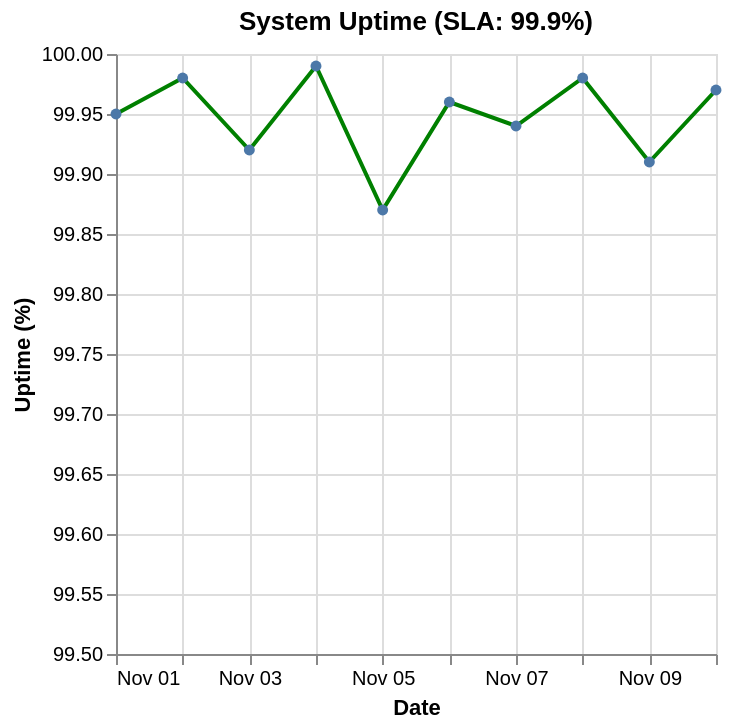

Specify this chart in Vega-Lite:
### Vega-Lite specification from a JSON file in a GitHub repository (floating-point values rounded to 4 significant figures)
{"$schema": "https://vega.github.io/schema/vega-lite/v6.json", "description": "System uptime monitoring", "data": {"values": [{"date": "2024-11-01", "uptime": 99.95}, {"date": "2024-11-02", "uptime": 99.98}, {"date": "2024-11-03", "uptime": 99.92}, {"date": "2024-11-04", "uptime": 99.99}, {"date": "2024-11-05", "uptime": 99.87}, {"date": "2024-11-06", "uptime": 99.96}, {"date": "2024-11-07", "uptime": 99.94}, {"date": "2024-11-08", "uptime": 99.98}, {"date": "2024-11-09", "uptime": 99.91}, {"date": "2024-11-10", "uptime": 99.97}]}, "mark": {"type": "line", "point": true, "strokeWidth": 2, "color": "green"}, "encoding": {"x": {"field": "date", "type": "temporal", "axis": {"title": "Date", "format": "%b %d"}}, "y": {"field": "uptime", "type": "quantitative", "axis": {"title": "Uptime (%)"}, "scale": {"domain": [99.5, 100]}}, "tooltip": [{"field": "date", "type": "temporal", "format": "%B %d"}, {"field": "uptime", "type": "quantitative", "title": "Uptime %", "format": ".2f"}]}, "title": "System Uptime (SLA: 99.9%)"}
